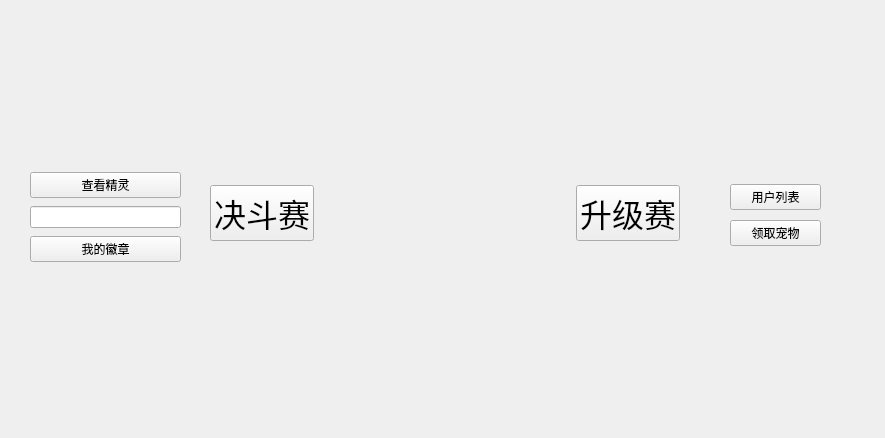
<?xml version="1.0" encoding="UTF-8"?>
<ui version="4.0">
 <class>MainGame</class>
 <widget class="QWidget" name="MainGame">
  <property name="geometry">
   <rect>
    <x>0</x>
    <y>0</y>
    <width>885</width>
    <height>438</height>
   </rect>
  </property>
  <property name="windowTitle">
   <string>Form</string>
  </property>
  <widget class="QWidget" name="widget_2" native="true">
   <property name="geometry">
    <rect>
     <x>30</x>
     <y>170</y>
     <width>151</width>
     <height>96</height>
    </rect>
   </property>
   <layout class="QGridLayout" name="gridLayout_2">
    <item row="0" column="0">
     <widget class="QPushButton" name="buttonMyPoke">
      <property name="text">
       <string>查看精灵</string>
      </property>
     </widget>
    </item>
    <item row="2" column="0">
     <widget class="QPushButton" name="buttonMyBadge">
      <property name="text">
       <string>我的徽章</string>
      </property>
     </widget>
    </item>
    <item row="1" column="0">
     <widget class="QLineEdit" name="lineName"/>
    </item>
   </layout>
  </widget>
  <widget class="QWidget" name="widget" native="true">
   <property name="geometry">
    <rect>
     <x>210</x>
     <y>180</y>
     <width>470</width>
     <height>66</height>
    </rect>
   </property>
   <layout class="QGridLayout" name="gridLayout">
    <item row="0" column="2">
     <widget class="QPushButton" name="buttonUpgrade">
      <property name="font">
       <font>
        <family>Agency FB</family>
        <pointsize>24</pointsize>
       </font>
      </property>
      <property name="text">
       <string>升级赛</string>
      </property>
     </widget>
    </item>
    <item row="0" column="0">
     <widget class="QPushButton" name="buttonDuel">
      <property name="font">
       <font>
        <family>Agency FB</family>
        <pointsize>24</pointsize>
       </font>
      </property>
      <property name="text">
       <string>决斗赛</string>
      </property>
     </widget>
    </item>
    <item row="0" column="1">
     <spacer name="horizontalSpacer">
      <property name="orientation">
       <enum>Qt::Horizontal</enum>
      </property>
      <property name="sizeHint" stdset="0">
       <size>
        <width>232</width>
        <height>20</height>
       </size>
      </property>
     </spacer>
    </item>
   </layout>
  </widget>
  <widget class="QWidget" name="widget_3" native="true">
   <property name="geometry">
    <rect>
     <x>730</x>
     <y>180</y>
     <width>91</width>
     <height>71</height>
    </rect>
   </property>
   <layout class="QGridLayout" name="gridLayout_3">
    <item row="0" column="0">
     <widget class="QPushButton" name="buttonUserList">
      <property name="text">
       <string>用户列表</string>
      </property>
     </widget>
    </item>
    <item row="1" column="0">
     <widget class="QPushButton" name="buttonGetPoke">
      <property name="text">
       <string>领取宠物</string>
      </property>
     </widget>
    </item>
   </layout>
  </widget>
 </widget>
 <resources/>
 <connections/>
</ui>
